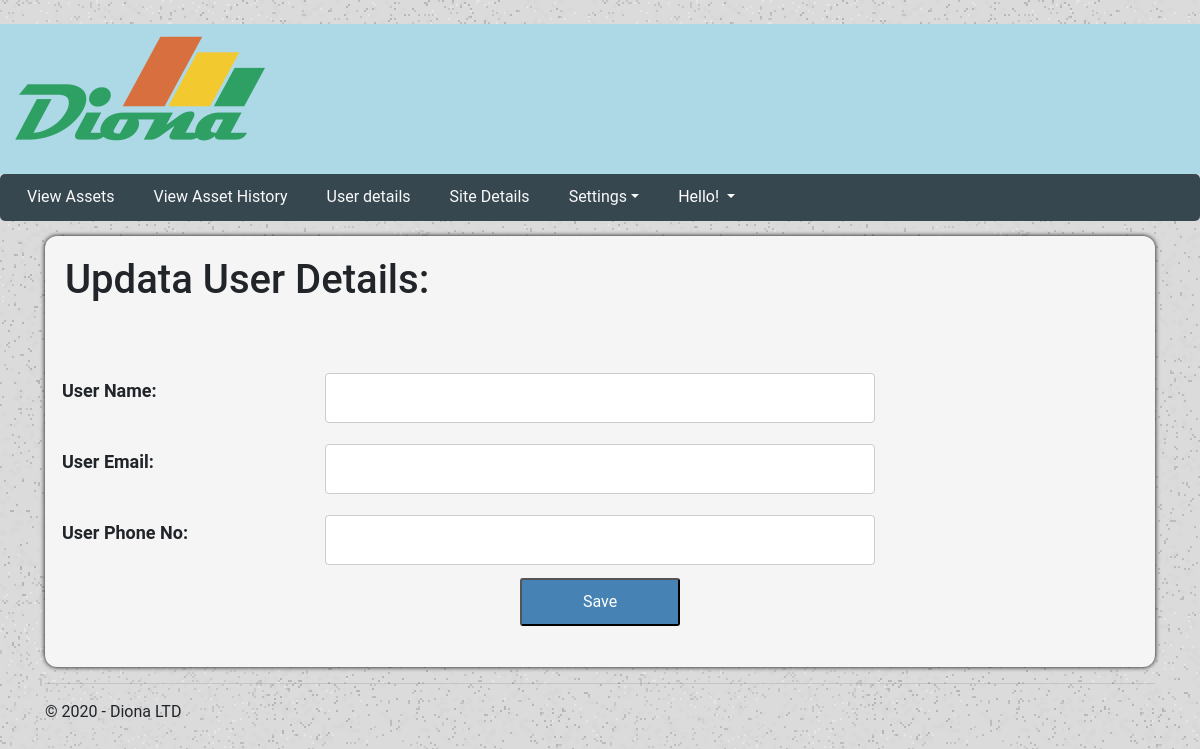
Page /update_users?id=1 on the earlier database version.
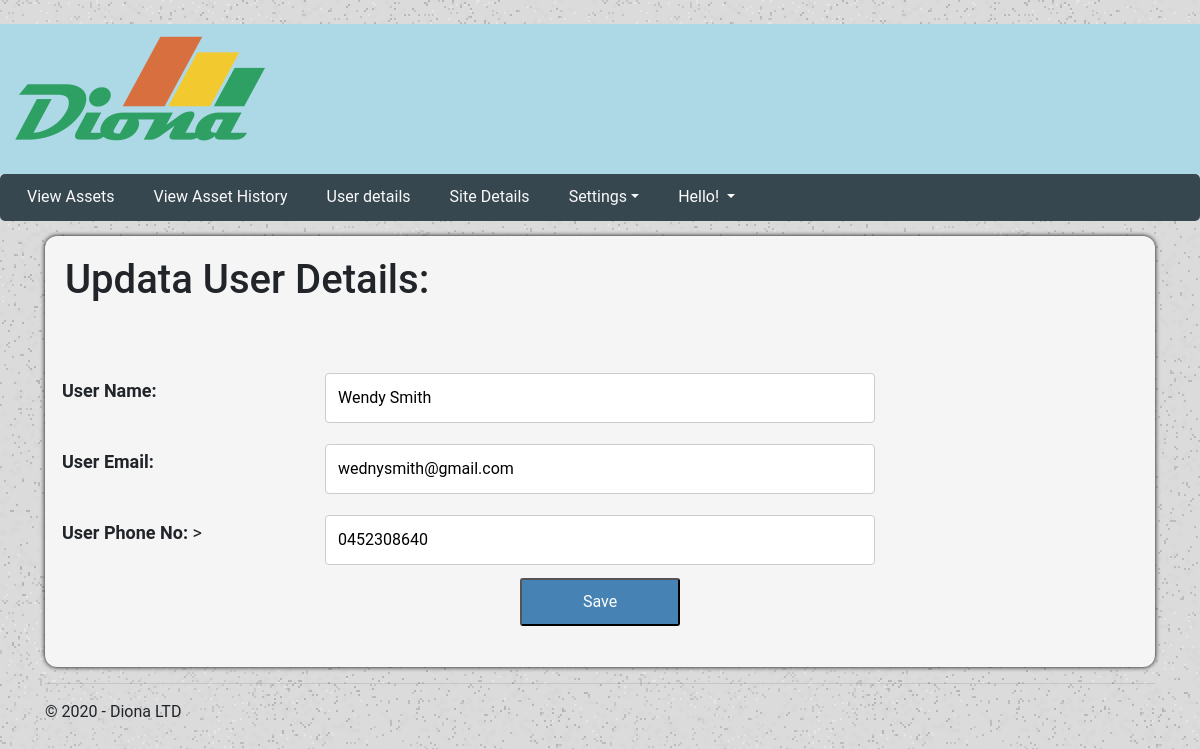
Same page on the later database version.
### tables this page shows
CREATE TABLE `User` (
                                        `user_id` integer,
                                        `user_name` TEXT NULL,
                                        `user_email` TEXT NOT NULL,
                                        `user_phone` TEXT NULL,
                                        PRIMARY KEY (`user_id`)
                                    );

### EX1/views.py (the view)
@app.route('/update_users')
def update_users():
    user_details = ''
    submit_url = ''
    if(request.args.get('id')):
        user_details = dbHandler.getUserDetails(request.args.get('id'))
        submit_url = "submit_update_user"
    else:
        submit_url = 'submit_add_users'
    return render_template('update_user.html',
                            title='Add Users',
                            user = user_details,
                            submit_url = submit_url,
                            year=datetime.now().year)

### EX1/models.py (called while the page is built)
def create_connection(db_file):
    conn = None
    try:
        conn = sqlite3.connect(db_file)
    except Error as e:
        print(e)
    return conn

def getUserDetails(id):
    con = create_connection("diona.db")
    cur = con.cursor()
    cur.execute("SELECT * FROM User WHERE user_id = (?)", ([id]))
    userID = cur.fetchone()
    con.close()
    return userID

### EX1/templates/update_user.html (shortened to what this page needs)
﻿{% extends "layout_admin.html" %}
{% block content %}
<div class="formcontainer">
    <form action="{{ submit_url }}" method="post" id="defaultassetform">
        <h1>Updata User Details:</h1>
        <br>
        <br>
        {% if user %}
        <div class="row">
            <div class="column-25">
                <label for="userName"><strong>User Name: </strong></label>
            </div>
            <div class="column-50">
                <input type="text" class="" name="userName" value="{{ user[1] }}" />
            </div>
        </div>
        <div class="row">
            <div class="column-25">
                <label for="userEmail"><strong>User Email: </strong></label>
            </div>
            <div class="column-50">
                <input type="text" class="" name="userEmail" value="{{ user[2] }}" />
            </div>
        </div>
        <div class="row">
            <div class="column-25">
                <label for="userPhone"><strong>User Phone No: </strong>></label>
            </div>
            <div class="column-50">
                <input type="text" class="" name="userPhone" value="{{ user[3] }}" />
            </div>
        </div>
        {% else %}
        <div class="row">
            <div class="column-25">
                <label for="userName"><strong>User Name: </strong></label>
            </div>
            <div class="column-50">
                <input type="text" class="" name="userName" value="" />
            </div>
        </div>
        <div class="row">
            <div class="column-25">
                <label for="userEmail"><strong>User Email: </strong></label>
            </div>
            <div class="column-50">
                <input type="text" class="" name="userEmail" value="" />
            </div>
        </div>
        <div class="row">
            <div class="column-25">
                <label for="userPhone"><strong>User Phone No: </strong></label>
            </div>
            <div class="column-50">
                <input type="text" class="" name="userPhone" value="" />
            </div>
        </div>
        {% endif %}
        <p id="submitbutton"><input type="Submit" value="Save"></p>
    </form>
</div>
{% endblock %}

Differences in the rows shown:
added User: userName "Wendy Smith", userEmail "wednysmith@gmail.com", userPhone "0452308640"
